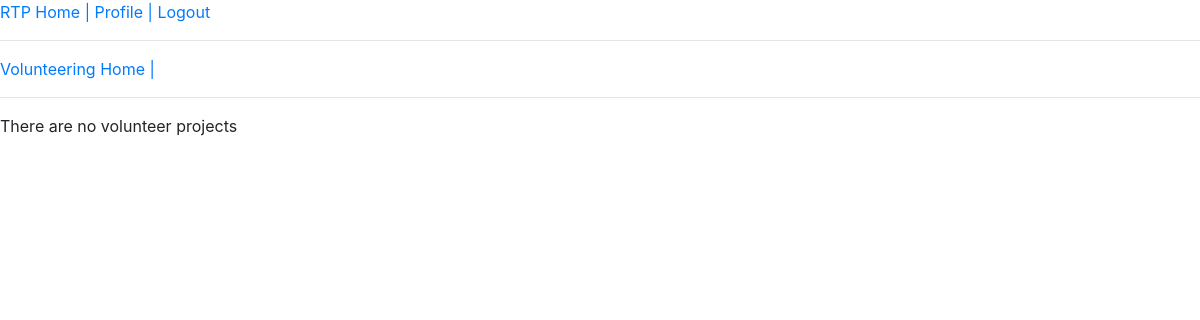
The page /volunteering/all/ (signed in) on the database as committed earlier.
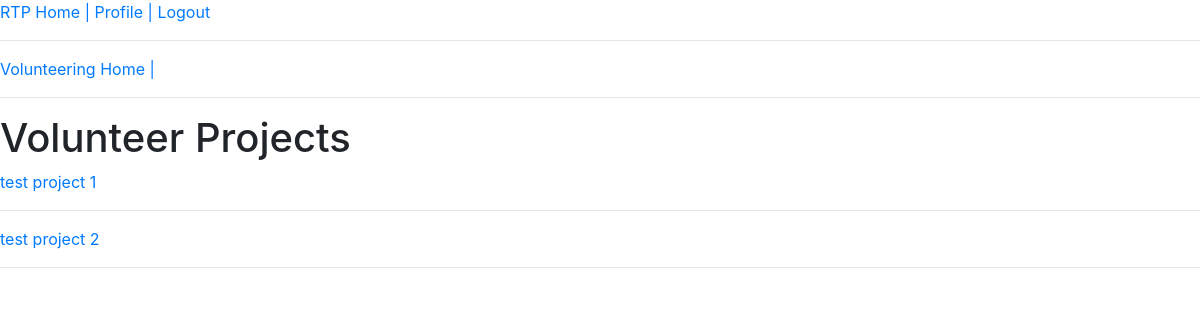
The same page on the database as committed later.
### volunteering/models.py (models this page shows, shortened)
class VolunteerProject(models.Model):
    title = models.CharField(max_length=255)
    tagline = models.CharField(max_length=255, default='No Tag Line', null=True)
    tags = models.ManyToManyField(CategoryTag)

### volunteering/views.py (the view)
# urls.py: path('all/', ProjectListView.as_view(), name='all_volunteer_projects'),
class ProjectListView(ListView):
    model = VolunteerProject
    template_name = 'volunteering/volunteer_projects_list.html'
    context_object_name = 'projects'

### volunteering/templates/volunteering/volunteer_projects_list.html
{% extends "volunteering/base.html" %}
{% block content %}
{% if not projects %}
    There are no volunteer projects
{% else %}
    <h1>Volunteer Projects</h1>
    {% for project in projects %}
        <a href="{% url 'volunteering:project_detail' project.pk %}">{{ project.title }}</a>
        <br>
        <hr>
    {% endfor %}
{% endif %}
{% endblock content %}

Rows that differ between the two databases and show on the page:
added VolunteerProject: title "test project 1"
added VolunteerProject: title "test project 2"
Other text that changed with them:
text no longer shown: "There are no volunteer projects"
text now shown: "Volunteer Projects"
